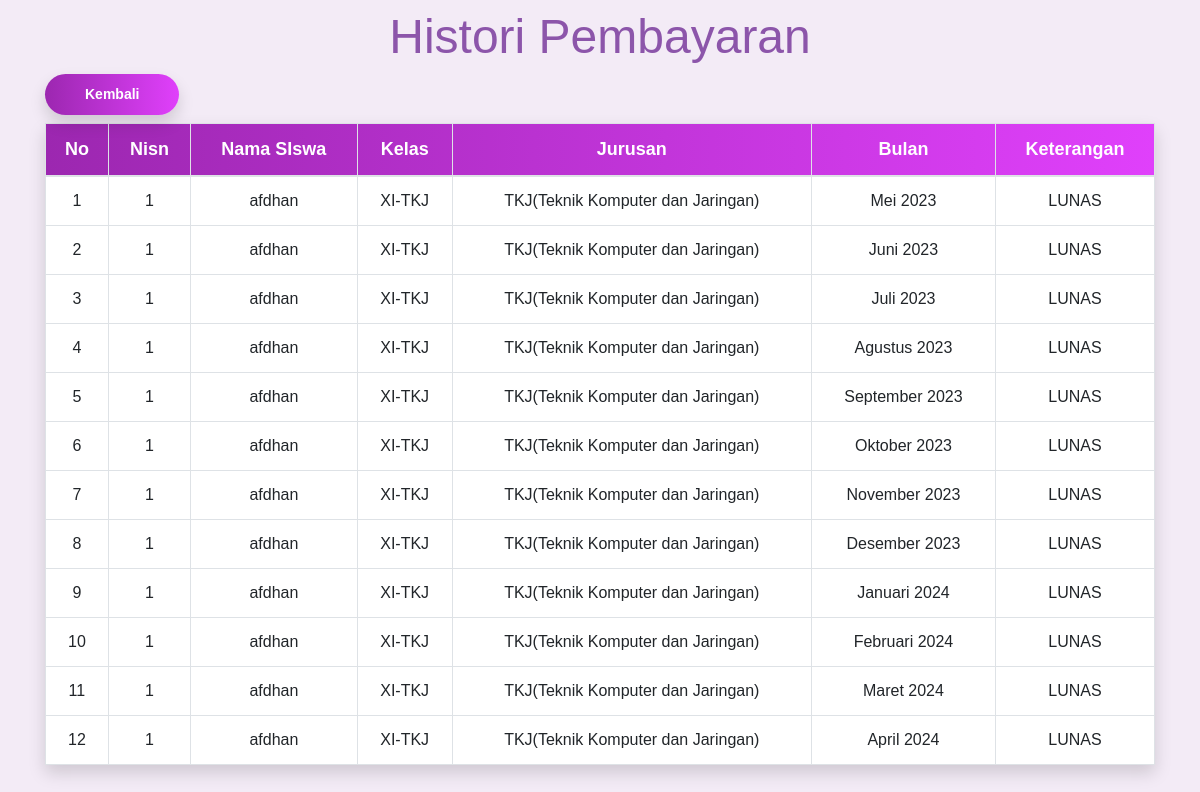
/history.php (signed in), run on the app's committed database.
### tables this page shows
CREATE TABLE `pembayaran` (
  `id_pembayaran` int(11) NOT NULL,
  `nisn` int(10) NOT NULL,
  `awaltempo` date DEFAULT NULL,
  `tahun` varchar(225) NOT NULL,
  `nominal` int(225) DEFAULT NULL,
  `Tunggakan` int(255) DEFAULT NULL,
  `tgl_bayar` date DEFAULT NULL,
  `ket` varchar(20) DEFAULT NULL,
  `id_petugas` int(11) DEFAULT NULL
);

CREATE TABLE `siswa` (
  `nisn` int(10) NOT NULL,
  `nis` char(100) NOT NULL,
  `nama` varchar(225) NOT NULL,
  `id_kelas` int(11) NOT NULL,
  `alamat` text NOT NULL,
  `password` varchar(225) NOT NULL
);

CREATE TABLE `kelas` (
  `id_kelas` int(11) NOT NULL,
  `nama_kelas` varchar(10) NOT NULL,
  `jurusan` varchar(255) NOT NULL,
  `angkatan` int(2) NOT NULL
);

### history.php (the view, shortened to what this page needs)
<!DOCTYPE html>
<html lang="en">
<head>
  <link rel="stylesheet" href="https://maxcdn.bootstrapcdn.com/bootstrap/4.4.1/css/bootstrap.min.css">
  <link rel="stylesheet" href="https://cdnjs.cloudflare.com/ajax/libs/font-awesome/4.7.0/css/font-awesome.min.css">
  <link rel="stylesheet" type="text/css" href="css/table-data.css">
</head>
<body>
	<h2 class="text-center mt-2">Histori Pembayaran</h2>
	<div class="container">
		<div class="clearfixs">
			<div class="float-left">
				<a href="dashboard_siswa.php" id="tambah" class="btn btn-primary shadow">Kembali</a>
			</div>
		</div>
		<div class="text-center mt-2">
			<table class="table table-bordered shadow" border="1">
				<thead id="thead">
					<tr>
					<th>No</th>
					<th>Nisn</th>
                    <th>Nama SIswa</th>
					<th>Kelas</th>
					<th>Jurusan</th>
					<th>Bulan</th>
					<th>Keterangan</th>
					</tr>
				</thead>
				<tbody id="tbody">
				<?php
				include 'koneksi.php';
				$nisn = $_SESSION['nisn'];
				$query = "SELECT siswa.nisn, siswa.nama, kelas.nama_kelas, kelas.jurusan , pembayaran.tahun, pembayaran.ket
				FROM pembayaran
				INNER JOIN siswa ON siswa.nisn = pembayaran.nisn
				INNER JOIN kelas ON kelas.id_kelas = siswa.id_kelas
				WHERE pembayaran.ket = 'lunas' AND siswa.nisn= '$nisn'";
	  $result = mysqli_query($sambung, $query);
	  $no = 0;
	  while($row = mysqli_fetch_array($result)){
				$no++?>
					<tr>
						<td><?=$no?></td>
						<td><?=$row['nisn']?></td>
						<td><?=$row['nama']?></td>
						<td><?=$row['nama_kelas']?></td>
						<td><?=$row['jurusan']?></td>
						<td><?=$row['tahun']?></td>
						<td><?=$row['ket']?></td>
					</tr>
					<?php
				}
			?>
				</tbody>
			</table>
		</div>
	</div>
</body>
</html>

### css/table-data.css (style rules this page uses)
body { background-color: #F3EBF6; font-family: 'Ubuntu', sans-serif; color: #8C55AA; }
h2 { font-size: 48px; }
.btn { cursor: pointer; border-radius: 5em; color: #fff; background: linear-gradient(to right, #9C27B0, #E040FB); border: 0; padding-left: 40px; padding-right: 40px; padding-bottom: 10px; padding-top: 10px; margin-bottom: 8px; font-family: 'Ubuntu', sans-serif; font-size: 14px; font-weight: 700; box-shadow: 0 0 20px 1px rgba(0, 0, 0, 0.04); }
#thead { text-decoration: none; font-family: 'Ubuntu', sans-serif; font-size: 18px; padding-left: 30px; padding-right: 30px; padding-top: 10px; padding-bottom: 10px; margin-top: 10px; font-weight: 700; background: linear-gradient(to right, #9C27B0, #E040FB); border: 0px; border-radius: 20px; color: #fff; }
#tbody { background-color: #fff; }

### data on the page
pembayaran: nisn.nisn "1", nisn.nama "afdhan", kelas.nama_kelas "XI-TKJ", kelas.jurusan "TKJ(Teknik Komputer dan Jaringan)", tahun "Mei 2023", ket "LUNAS"
pembayaran: nisn.nisn "1", nisn.nama "afdhan", kelas.nama_kelas "XI-TKJ", kelas.jurusan "TKJ(Teknik Komputer dan Jaringan)", tahun "Juni 2023", ket "LUNAS"
pembayaran: nisn.nisn "1", nisn.nama "afdhan", kelas.nama_kelas "XI-TKJ", kelas.jurusan "TKJ(Teknik Komputer dan Jaringan)", tahun "Juli 2023", ket "LUNAS"
pembayaran: nisn.nisn "1", nisn.nama "afdhan", kelas.nama_kelas "XI-TKJ", kelas.jurusan "TKJ(Teknik Komputer dan Jaringan)", tahun "Agustus 2023", ket "LUNAS"
pembayaran: nisn.nisn "1", nisn.nama "afdhan", kelas.nama_kelas "XI-TKJ", kelas.jurusan "TKJ(Teknik Komputer dan Jaringan)", tahun "September 2023", ket "LUNAS"
pembayaran: nisn.nisn "1", nisn.nama "afdhan", kelas.nama_kelas "XI-TKJ", kelas.jurusan "TKJ(Teknik Komputer dan Jaringan)", tahun "Oktober 2023", ket "LUNAS"
pembayaran: nisn.nisn "1", nisn.nama "afdhan", kelas.nama_kelas "XI-TKJ", kelas.jurusan "TKJ(Teknik Komputer dan Jaringan)", tahun "November 2023", ket "LUNAS"
pembayaran: nisn.nisn "1", nisn.nama "afdhan", kelas.nama_kelas "XI-TKJ", kelas.jurusan "TKJ(Teknik Komputer dan Jaringan)", tahun "Desember 2023", ket "LUNAS"
pembayaran: nisn.nisn "1", nisn.nama "afdhan", kelas.nama_kelas "XI-TKJ", kelas.jurusan "TKJ(Teknik Komputer dan Jaringan)", tahun "Januari 2024", ket "LUNAS"
pembayaran: nisn.nisn "1", nisn.nama "afdhan", kelas.nama_kelas "XI-TKJ", kelas.jurusan "TKJ(Teknik Komputer dan Jaringan)", tahun "Februari 2024", ket "LUNAS"
pembayaran: nisn.nisn "1", nisn.nama "afdhan", kelas.nama_kelas "XI-TKJ", kelas.jurusan "TKJ(Teknik Komputer dan Jaringan)", tahun "Maret 2024", ket "LUNAS"
pembayaran: nisn.nisn "1", nisn.nama "afdhan", kelas.nama_kelas "XI-TKJ", kelas.jurusan "TKJ(Teknik Komputer dan Jaringan)", tahun "April 2024", ket "LUNAS"
